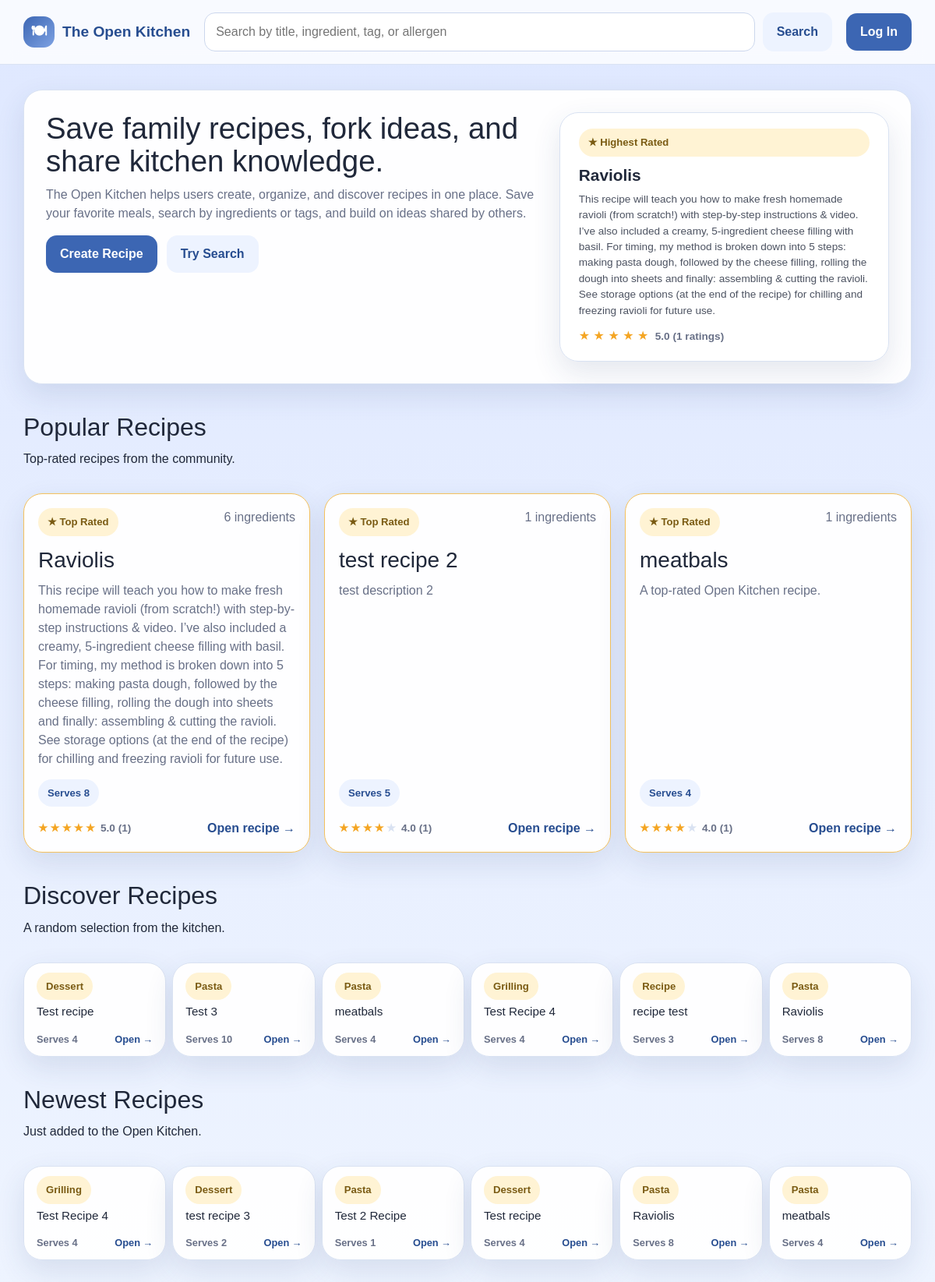
The page / on the database its author committed.
### app/models.py (models this page shows, shortened)
class Recipe(db.Model):
    __tablename__ = 'recipes'
    id = db.Column(db.Integer, primary_key=True)
    authorID = db.Column(db.Integer, db.ForeignKey('users.id'), nullable=False)
    title = db.Column(db.String(150), nullable=False)
    description = db.Column(db.Text, nullable=True)
    instructions = db.Column(db.Text, nullable=False)
    forkedFrom = db.Column(db.Integer, db.ForeignKey('recipes.id'), nullable=True)
    baseServings = db.Column(db.Integer, nullable=False)
    prepTime = db.Column(db.Integer, nullable=True)
    cookTime = db.Column(db.Integer, nullable=True)
    dateCreated = db.Column(db.DateTime, nullable=False, default=datetime.now)
    ingredients = db.relationship('Ingredient', backref='recipe', lazy=True, cascade='all, delete-orphan')
    categories = db.relationship('RecipeCategory', backref='recipe', lazy=True, cascade='all, delete-orphan')
    dietary_tags = db.relationship('RecipeDietaryTag', backref='recipe', lazy=True, cascade='all, delete-orphan')
    allergens = db.relationship('RecipeAllergen', backref='recipe', lazy=True, cascade='all, delete-orphan')

class Category(db.Model):
    __tablename__ = 'categories'
    id = db.Column(db.Integer, primary_key=True)
    name = db.Column(db.String(32), unique=True, nullable=False)

### app/routes.py (the view, shortened to what this page needs)
@app.route('/')
def dashboard():
    user = get_current_user()
    if user and user.role == 'curator':
        return redirect(url_for('curator_dashboard'))
    rated_subq = (
        db.session.query(Rating.recipeID, func.avg(Rating.stars).label('avg'), func.count(Rating.id).label('cnt'))
        .group_by(Rating.recipeID)
        .subquery()
    )
    top_recipe_obj = (
        db.session.query(Recipe)
        .join(rated_subq, Recipe.id == rated_subq.c.recipeID)
        .order_by(rated_subq.c.avg.desc(), rated_subq.c.cnt.desc())
        .first()
    )
    top_recipe = _recipe_card_data(top_recipe_obj) if top_recipe_obj else None
    popular_recipes = (
        db.session.query(Recipe)
        .join(rated_subq, Recipe.id == rated_subq.c.recipeID)
        .order_by(rated_subq.c.avg.desc(), rated_subq.c.cnt.desc())
        .limit(3)
        .all()
    )
    popular = [_recipe_card_data(r) for r in popular_recipes]
    all_recipes = Recipe.query.all()
    import random
    random_sample = random.sample(all_recipes, min(6, len(all_recipes)))
    random_recipes = [_recipe_card_data(r) for r in random_sample]
    newest_recipes = Recipe.query.order_by(Recipe.dateCreated.desc()).limit(6).all()
    newest = [_recipe_card_data(r) for r in newest_recipes]
    saved_recipes = []
    stats = {
        'recipes': Recipe.query.count(),
        'categories': Category.query.count(),
        'tags': DietaryTag.query.count(),
        'allergens': Allergen.query.count(),
    }
    return render_template('dashboard.html',
                           user=user,
                           top_recipe=top_recipe,
                           popular=popular,
                           random_recipes=random_recipes,
                           newest=newest,
                           saved_recipes=saved_recipes, # Add this
                           stats=stats)

### app/routes.py (called while the page is built)
def get_current_user():
    if 'user_id' in session:
        return User.query.get(session['user_id'])
    return None

def _get_avg_rating(recipe_id):
    result = db.session.query(func.avg(Rating.stars), func.count(Rating.id)).filter_by(recipeID=recipe_id).one()
    avg = round(result[0], 1) if result[0] else None
    count = result[1]
    return avg, count

def _recipe_card_data(recipe):
    ingredient_count = Ingredient.query.filter_by(recipeID=recipe.id).count()
    category_links = RecipeCategory.query.filter_by(recipeID=recipe.id).all()
    category_names = [rc.category.name for rc in category_links if rc.category]
    avg_rating, rating_count = _get_avg_rating(recipe.id)
    return {
        'recipe': recipe,
        'ingredient_count': ingredient_count,
        'category_names': category_names,
        'avg_rating': avg_rating,
        'rating_count': rating_count,
    }

### app/templates/dashboard.html (shortened to what this page needs)
{% extends "base.html" %}
{% block content %}
<section class="hero-card">
    <div>
        <h1>Save family recipes, fork ideas, and share kitchen knowledge.</h1>
        <p class="hero-copy">
            The Open Kitchen helps users create, organize, and discover recipes in one place.
            Save your favorite meals, search by ingredients or tags, and build on ideas shared by others.
        </p>
        <div class="hero-actions">
            <a href="{{ url_for('create_recipe') }}" class="btn btn-primary">Create Recipe</a>
            <a href="{{ url_for('search', q='pasta') }}" class="btn btn-secondary">Try Search</a>
        </div>
    </div>
    {% if top_recipe %}
    <div class="stats-panel" style="display:flex; gap: 1rem; align-items:stretch;">
        <a href="{{ url_for('view_recipe', recipe_id=top_recipe.recipe.id) }}" style="text-decoration:none; color:inherit; flex: 3;">
            <div class="stat-card" style="height:100%; text-align:left; padding: 1.25rem 1.5rem; display:flex; flex-direction:column; justify-content:center;">
                <span class="mini-pill popular-badge" style="margin-bottom: 8px; display:inline-block;">★ Highest Rated</span>
                <div style="font-size: 1.3rem; font-weight: 700; margin-bottom: 6px;">{{ top_recipe.recipe.title }}</div>
                <div style="font-size: .85rem; opacity: .8; margin-bottom: 10px;">{{ top_recipe.recipe.description or 'A top-rated Open Kitchen recipe.' }}</div>
                <div>
                    {% for i in range(1, 6) %}
                    <span class="{% if i <= top_recipe.avg_rating|round(0,'floor')|int %}star-on{% else %}star-off{% endif %}">★</span>
                    {% endfor %}
                    <span class="rating-score" style="font-size:.85rem;">{{ top_recipe.avg_rating }} ({{ top_recipe.rating_count }} ratings)</span>
                </div>
            </div>
        </a>
    </div>
    {% endif %}
</section>
{% if popular %}
<section class="section-head" style="margin-top: 36px;">
    <div>
        <h2>Popular Recipes</h2>
        <p>Top-rated recipes from the community.</p>
    </div>
</section>
<div class="card-grid" style="align-items:stretch;">
    {% for item in popular %}
    <div class="recipe-card-wrap" style="display:flex; height:100%;">
        <a href="{{ url_for('view_recipe', recipe_id=item.recipe.id) }}" class="recipe-card-link" style="display:flex; flex:1;">
            <article class="recipe-card popular-card" style="display:flex; flex-direction:column; width:100%; height:100%;">
                <div class="recipe-card-top">
                    <span class="mini-pill popular-badge">★ Top Rated</span>
                    <span class="muted-small">{{ item.ingredient_count }} ingredients</span>
                </div>
                <h3>{{ item.recipe.title }}</h3>
                <p style="flex-grow:1;">{{ item.recipe.description or 'A top-rated Open Kitchen recipe.' }}</p>
                <div class="pill-row">
                    <span class="pill">Serves {{ item.recipe.baseServings }}</span>
                </div>
                <div class="recipe-card-footer">
                    <span class="card-stars">
                        {% for i in range(1, 6) %}<span class="{% if i <= item.avg_rating|round(0,'floor')|int %}star-on{% else %}star-off{% endif %}">★</span>{% endfor %}
                        <span class="rating-score">{{ item.avg_rating }} ({{ item.rating_count }})</span>
                    </span>
                    <span>Open recipe →</span>
                </div>
            </article>
        </a>
        <form method="POST" action="{{ url_for('delete_recipe', recipe_id=item.recipe.id) }}"
              class="delete-form"
              onsubmit="return confirm('Delete \'{{ item.recipe.title }}\'? This cannot be undone.')">
        </form>
    </div>
    {% endfor %}
</div>
{% endif %}
{% if random_recipes %}
<section class="section-head" style="margin-top: 36px;">
    <div>
        <h2>Discover Recipes</h2>
        <p>A random selection from the kitchen.</p>
    </div>
</section>
<div class="row g-2">
    {% for item in random_recipes %}
    <div class="col-md-4 col-lg-2">
        <div class="recipe-card-wrap">
            <a href="{{ url_for('view_recipe', recipe_id=item.recipe.id) }}" class="recipe-card-link">
                <article class="recipe-card" style="padding: .75rem 1rem;">
                    <div class="recipe-card-top">
                        <span class="mini-pill">{{ item.category_names[0] if item.category_names else 'Recipe' }}</span>
                    </div>
                    <h3 style="font-size: .95rem; margin: 6px 0;">{{ item.recipe.title }}</h3>
                    <div class="recipe-card-footer" style="font-size: .8rem;">
                        <span class="muted-small">Serves {{ item.recipe.baseServings }}</span>
                        <span>Open →</span>
                    </div>
                </article>
            </a>
            <form method="POST" action="{{ url_for('delete_recipe', recipe_id=item.recipe.id) }}"
                  class="delete-form"
                  onsubmit="return confirm('Delete \'{{ item.recipe.title }}\'? This cannot be undone.')">
            </form>
        </div>
    </div>
    {% endfor %}
</div>
{% endif %}
{% if newest %}
<section class="section-head" style="margin-top: 36px;">
    <div>
        <h2>Newest Recipes</h2>
        <p>Just added to the Open Kitchen.</p>
    </div>
</section>
<div class="row g-2">
    {% for item in newest %}
    <div class="col-md-4 col-lg-2">
        <div class="recipe-card-wrap">
            <a href="{{ url_for('view_recipe', recipe_id=item.recipe.id) }}" class="recipe-card-link">
                <article class="recipe-card" style="padding: .75rem 1rem;">
                    <div class="recipe-card-top">
                        <span class="mini-pill">{{ item.category_names[0] if item.category_names else 'Recipe' }}</span>
                    </div>
                    <h3 style="font-size: .95rem; margin: 6px 0;">{{ item.recipe.title }}</h3>
                    <div class="recipe-card-footer" style="font-size: .8rem;">
                        <span class="muted-small">Serves {{ item.recipe.baseServings }}</span>
                        <span>Open →</span>
                    </div>
                </article>
            </a>
            <form method="POST" action="{{ url_for('delete_recipe', recipe_id=item.recipe.id) }}"
                  class="delete-form"
                  onsubmit="return confirm('Delete \'{{ item.recipe.title }}\'? This cannot be undone.')">
            </form>
        </div>
    </div>
    {% endfor %}
</div>
{% endif %}
{% endblock %}

### app/static/style.css (style rules this page uses)
:root { --bg-top: #dfe8ff; --bg-bottom: #eef4ff; --surface: rgba(255, 255, 255, 0.96); --surface-strong: #ffffff; --primary: #3c66b3; --primary-dark: #274d90; --accent: #f4c15d; --text: #20283a; --muted: #687087; --line: #d9e2f2; --shadow: 0 14px 36px rgba(40, 62, 113, 0.12); --radius-lg: 24px; --radius-md: 18px; --radius-sm: 12px; }
* { box-sizing: border-box; }
html, body { margin: 0; padding: 0; }
body { font-family: Arial, Helvetica, sans-serif; color: var(--text); background: linear-gradient(180deg, var(--bg-top) 0%, var(--bg-bottom) 100%); }
a { color: inherit; text-decoration: none; }
.btn { display: inline-flex; align-items: center; justify-content: center; gap: 8px; border: 0; border-radius: 14px; padding: 12px 18px; font-weight: 700; cursor: pointer; }
.btn-primary { background: var(--primary); color: white; }
.btn-secondary { background: #edf3ff; color: var(--primary-dark); }
.hero-card, .recipe-card, .form-card, .panel-card, .empty-state, .alert, .stat-card { background: var(--surface); border: 1px solid var(--line); border-radius: var(--radius-lg); box-shadow: var(--shadow); }
.hero-card { display: grid; grid-template-columns: 1.2fr .8fr; gap: 24px; padding: 28px; }
h1, h2, h3 { margin: 0 0 10px; }
.hero-card h1 { font-size: 2.4rem; line-height: 1.1; }
.hero-copy, .lead, .helper, .muted-small { color: var(--muted); }
.hero-actions, .pill-row, .form-actions { display: flex; gap: 12px; flex-wrap: wrap; }
.stats-panel { display: grid; grid-template-columns: 1fr 1fr; gap: 14px; }
.stat-card { padding: 20px; }
.section-head { display: flex; align-items: end; justify-content: space-between; gap: 16px; margin: 28px 0 16px; }
.card-grid { display: grid; grid-template-columns: repeat(3, minmax(0, 1fr)); gap: 18px; }
.recipe-card-link { display: block; }
.recipe-card { padding: 18px; transition: transform .16s ease, box-shadow .16s ease; }
.recipe-card-top, .content-grid { display: flex; justify-content: space-between; gap: 12px; }
.recipe-card h3 { margin-top: 14px; }
.recipe-card p { margin: 0 0 14px; color: var(--muted); }
.recipe-card-footer { margin-top: 16px; font-weight: 700; color: var(--primary-dark); }
.pill, .mini-pill { display: inline-flex; align-items: center; gap: 6px; border-radius: 999px; padding: 8px 12px; font-size: .82rem; font-weight: 700; }
.pill { background: #edf3ff; color: var(--primary-dark); }
.mini-pill { background: #fff3d4; color: #7a5b13; }
.recipe-card-footer { margin-top: 16px; font-weight: 700; color: var(--primary-dark); display: flex; justify-content: space-between; align-items: center; gap: 8px; }
.card-stars { display: inline-flex; align-items: center; gap: 3px; font-size: .85rem; }
.star-on { color: #f4a523; }
.star-off { color: #d9e2f2; }
.rating-score { color: var(--muted); font-weight: 600; margin-left: 4px; }
.popular-card { border-color: #f4c15d; }
.popular-badge { background: #fff3d4 !important; color: #7a5b13 !important; }
.recipe-card-wrap { position: relative; }
.delete-form { position: absolute; top: 10px; right: 10px; margin: 0; z-index: 10; }

### rows shown on the page
Recipe: recipe "Raviolis", recipe "This recipe will teach you how to make fresh homemade ravioli (from scratch!) with step-by-step instructions & video. I’ve also included a creamy, 5-ingredient cheese filling with basil. For timing, my method is broken down into 5 steps: making pasta dough, followed by the cheese filling, rolling the dough into sheets and finally: assembling & cutting the ravioli. See storage options (at the end of the recipe) for chilling and freezing ravioli for future use.", recipe "Raviolis", recipe "This recipe will teach you how to make fresh homemade ravioli (from scratch!) with step-by-step instructions & video. I’ve also included a creamy, 5-ingredient cheese filling with basil. For timing, my method is broken down into 5 steps: making pasta dough, followed by the cheese filling, rolling the dough into sheets and finally: assembling & cutting the ravioli. See storage options (at the end of the recipe) for chilling and freezing ravioli for future use.", recipe.baseServings "8", recipe "Raviolis", recipe.baseServings "8", recipe "Raviolis", recipe.baseServings "8"
Recipe: recipe "test recipe 2", recipe "test description 2", recipe.baseServings "5"
Recipe: recipe "meatbals", recipe "A top-rated Open Kitchen recipe.", recipe.baseServings "4", recipe "meatbals", recipe.baseServings "4", recipe "meatbals", recipe.baseServings "4"
Category: name "Dessert", name "Dessert" "Dessert"
Recipe: recipe "Test recipe", recipe.baseServings "4", recipe "Test recipe", recipe.baseServings "4"
Category: name "Pasta" "Pasta" "Pasta", name "Pasta" "Pasta" "Pasta"
Recipe: recipe "Test 3", recipe.baseServings "10"
Category: name "Grilling", name "Grilling"
Recipe: recipe "Test Recipe 4", recipe.baseServings "4", recipe "Test Recipe 4", recipe.baseServings "4"
Recipe: recipe "recipe test", recipe.baseServings "3"
Recipe: recipe "test recipe 3", recipe.baseServings "2"
Recipe: recipe "Test 2 Recipe", recipe.baseServings "1"

### other values the page prints
{{ top_recipe.avg_rating }} "5.0"
{{ top_recipe.rating_count }} "1"
{{ item.ingredient_count }} "6" "1" "1"
{{ item.avg_rating }} "5.0" "4.0" "4.0"
{{ item.rating_count }} "1" "1" "1"
{{ item.category_names[0] if item.category_names else 'Recipe' }} "Recipe"
